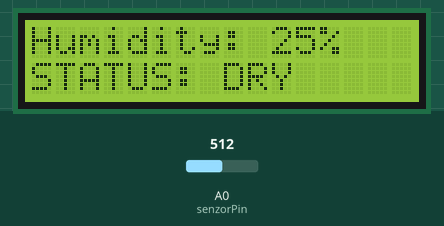
The sketch below on a simulated Arduino Uno, built with avr-gcc and run on an emulated ATmega328P. On the bench: 16×2 character LCD. Inputs (shaded band) come from the test bench; at power-on: A0 (senzorPin) = 512.

Above: at 2.7 s.
2.8 s: A0 (senzorPin) set to 502
At 4.3 s:
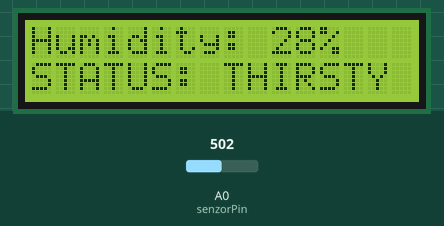
5.1 s: A0 (senzorPin) set to 511
At 6.7 s:
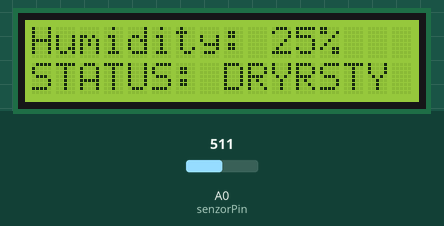
7.2 s: A0 (senzorPin) set to 306
At 8.9 s:
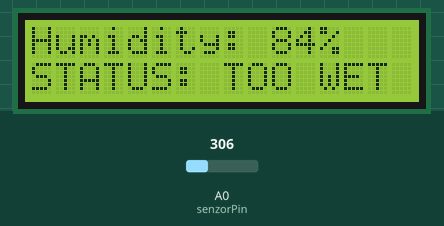
9.2 s: A0 (senzorPin) set to 330
At 10.3 s:
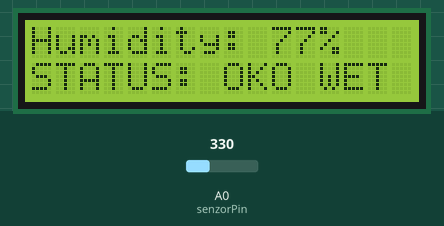
11.3 s: A0 (senzorPin) set to 403
At 12.5 s:
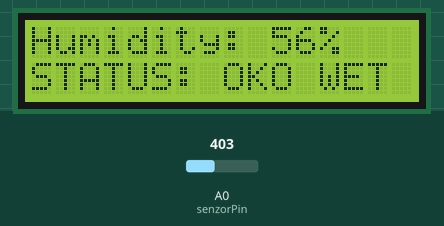
13.3 s: A0 (senzorPin) set to 429
At 14.9 s:
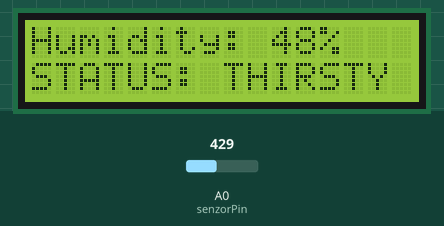
Timing chart, 0 to 16.4 s (numbered marks = the images above; inputs shaded):
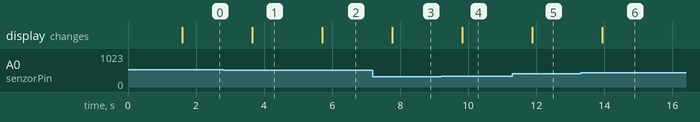

Measured:
- the behaviour switches between 510 and 509 on A0 (senzorPin) (found by bisection; images 0 and 1)
- the behaviour switches between 316 and 317 on A0 (senzorPin) (found by bisection; images 3 and 4)
- the behaviour switches between 421 and 422 on A0 (senzorPin) (found by bisection; images 5 and 6)
- after the input at 2.8 s, the display: changes after 0.86 s (image 1)
- after the input at 5.1 s, the display: changes after 0.61 s (image 2)
- after the input at 7.2 s, the display: changes after 0.57 s (image 3)
- after the input at 9.2 s, the display: changes after 0.63 s (image 4)
- after the input at 11.3 s, the display: changes after 0.58 s (image 5)
- after the input at 13.3 s, the display: changes after 0.63 s (image 6)

The sketch:

smart_plant_code.ino
```cpp
#include <Wire.h>
#include <LiquidCrystal_I2C.h>

LiquidCrystal_I2C lcd(0x27, 16, 2);

const int senzorPin = A0;

const int valoareAer = 600;
const int valoareApa = 250;

void setup() {
  lcd.init();
  lcd.backlight();

  lcd.print("System ON!");
  delay(1500);
}

void loop() {
  int valoareSenzor = analogRead(senzorPin);
  int umiditate = map(valoareSenzor, valoareAer, valoareApa, 0, 100);
  umiditate = constrain(umiditate, 0, 100);

  lcd.setCursor(0, 0);
  lcd.print("Humidity: ");
  lcd.print(umiditate);
  lcd.print("%   ");

  lcd.setCursor(0, 1);
  if (umiditate <= 25) {
    lcd.print("STATUS: DRY");
  }
  else if (umiditate > 25 && umiditate <= 50) {
    lcd.print("STATUS: THIRSTY");
  }
  else if (umiditate > 50 && umiditate <= 80) {
    lcd.print("STATUS: OK");
  }
  else {
    lcd.print("STATUS: TOO WET");
  }

  delay(1000);
}
```
